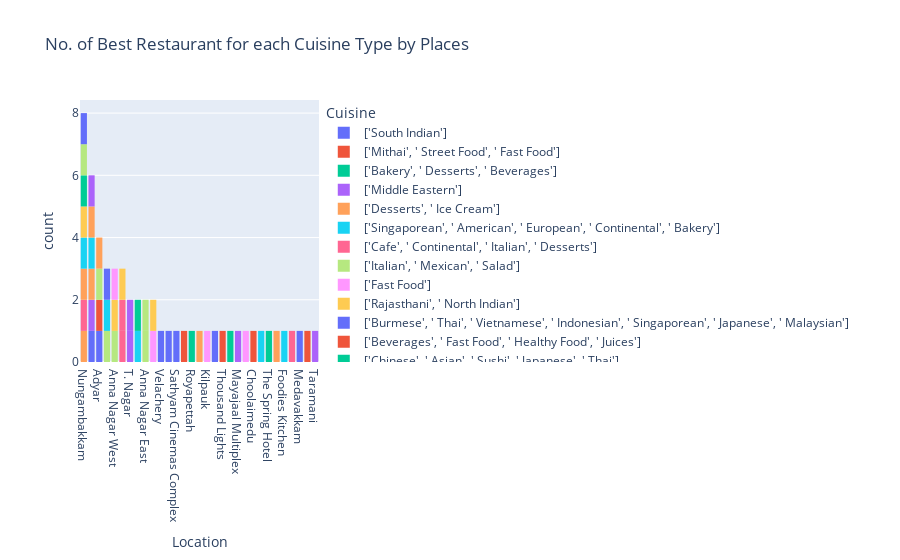

Notebook code cell kept with this figure:
### Code cell
fig = px.histogram(high_dining_df,x = 'Location', color = 'Cuisine',
                  title = 'No. of Best Restaurant for each Cuisine Type by Places').update_xaxes(categoryorder='total descending')
fig.show()

### Figure 1 — Plotly figure (JSON) as saved in the notebook; plotly's stock layout.template omitted (floating-point values rounded to 4 significant figures)
{"data": [{"bingroup": "x", "hovertemplate": "Cuisine=['South Indian']<br>Location=%{x}<br>count=%{y}<extra></extra>", "legendgroup": "['South Indian']", "marker": {"color": "#636efa", "pattern": {"shape": ""}}, "name": "['South Indian']", "orientation": "v", "showlegend": true, "type": "histogram", "x": ["Alwarpet", "Velachery", "Mylapore", "Adyar", "Sathyam Cinemas Complex"], "xaxis": "x", "yaxis": "y"}, {"bingroup": "x", "hovertemplate": "Cuisine=['Mithai', ' Street Food', ' Fast Food']<br>Location=%{x}<br>count=%{y}<extra></extra>", "legendgroup": "['Mithai', ' Street Food', ' Fast Food']", "marker": {"color": "#EF553B", "pattern": {"shape": ""}}, "name": "['Mithai', ' Street Food', ' Fast Food']", "orientation": "v", "showlegend": true, "type": "histogram", "x": ["Chetpet"], "xaxis": "x", "yaxis": "y"}, {"bingroup": "x", "hovertemplate": "Cuisine=['Bakery', ' Desserts', ' Beverages']<br>Location=%{x}<br>count=%{y}<extra></extra>", "legendgroup": "['Bakery', ' Desserts', ' Beverages']", "marker": {"color": "#00cc96", "pattern": {"shape": ""}}, "name": "['Bakery', ' Desserts', ' Beverages']", "orientation": "v", "showlegend": true, "type": "histogram", "x": ["Royapettah"], "xaxis": "x", "yaxis": "y"}, {"bingroup": "x", "hovertemplate": "Cuisine=['Middle Eastern']<br>Location=%{x}<br>count=%{y}<extra></extra>", "legendgroup": "['Middle Eastern']", "marker": {"color": "#ab63fa", "pattern": {"shape": ""}}, "name": "['Middle Eastern']", "orientation": "v", "showlegend": true, "type": "histogram", "x": ["Alwarpet"], "xaxis": "x", "yaxis": "y"}, {"bingroup": "x", "hovertemplate": "Cuisine=['Desserts', ' Ice Cream']<br>Location=%{x}<br>count=%{y}<extra></extra>", "legendgroup": "['Desserts', ' Ice Cream']", "marker": {"color": "#FFA15A", "pattern": {"shape": ""}}, "name": "['Desserts', ' Ice Cream']", "orientation": "v", "showlegend": true, "type": "histogram", "x": ["Nungambakkam", "Alwarpet", "Thuraipakkam"], "xaxis": "x", "yaxis": "y"}, {"bingroup": "x", "hovertemplate": "Cuisine=['Singaporean', ' American', ' European', ' Continental', ' Bakery']<br>Location=%{x}<br>count=%{y}<extra></extra>", "legendgroup": "['Singaporean', ' American', ' European', ' Continental', ' Bakery']", "marker": {"color": "#19d3f3", "pattern": {"shape": ""}}, "name": "['Singaporean', ' American', ' European', ' Continental', ' Bakery']", "orientation": "v", "showlegend": true, "type": "histogram", "x": ["Alwarpet"], "xaxis": "x", "yaxis": "y"}, {"bingroup": "x", "hovertemplate": "Cuisine=['Cafe', ' Continental', ' Italian', ' Desserts']<br>Location=%{x}<br>count=%{y}<extra></extra>", "legendgroup": "['Cafe', ' Continental', ' Italian', ' Desserts']", "marker": {"color": "#FF6692", "pattern": {"shape": ""}}, "name": "['Cafe', ' Continental', ' Italian', ' Desserts']", "orientation": "v", "showlegend": true, "type": "histogram", "x": ["Nungambakkam"], "xaxis": "x", "yaxis": "y"}, {"bingroup": "x", "hovertemplate": "Cuisine=['Italian', ' Mexican', ' Salad']<br>Location=%{x}<br>count=%{y}<extra></extra>", "legendgroup": "['Italian', ' Mexican', ' Salad']", "marker": {"color": "#B6E880", "pattern": {"shape": ""}}, "name": "['Italian', ' Mexican', ' Salad']", "orientation": "v", "showlegend": true, "type": "histogram", "x": ["Besant Nagar", "Anna Nagar West"], "xaxis": "x", "yaxis": "y"}, {"bingroup": "x", "hovertemplate": "Cuisine=['Fast Food']<br>Location=%{x}<br>count=%{y}<extra></extra>", "legendgroup": "['Fast Food']", "marker": {"color": "#FF97FF", "pattern": {"shape": ""}}, "name": "['Fast Food']", "orientation": "v", "showlegend": true, "type": "histogram", "x": ["Kilpauk"], "xaxis": "x", "yaxis": "y"}, {"bingroup": "x", "hovertemplate": "Cuisine=['Rajasthani', ' North Indian']<br>Location=%{x}<br>count=%{y}<extra></extra>", "legendgroup": "['Rajasthani', ' North Indian']", "marker": {"color": "#FECB52", "pattern": {"shape": ""}}, "name": "['Rajasthani', ' North Indian']", "orientation": "v", "showlegend": true, "type": "histogram", "x": ["Anna Nagar West"], "xaxis": "x", "yaxis": "y"}, {"bingroup": "x", "hovertemplate": "Cuisine=['Burmese', ' Thai', ' Vietnamese', ' Indonesian', ' Singaporean', ' Japanese', ' Malaysian']<br>Location=%{x}<br>count=%{y}<extra></extra>", "legendgroup": "['Burmese', ' Thai', ' Vietnamese', ' Indonesian', ' Singaporean', ' Japanese', ' Malaysian']", "marker": {"color": "#636efa", "pattern": {"shape": ""}}, "name": "['Burmese', ' Thai', ' Vietnamese', ' Indonesian', ' Singaporean', ' Japanese', ' Malaysian']", "orientation": "v", "showlegend": true, "type": "histogram", "x": ["Kotturpuram"], "xaxis": "x", "yaxis": "y"}, {"bingroup": "x", "hovertemplate": "Cuisine=['Beverages', ' Fast Food', ' Healthy Food', ' Juices']<br>Location=%{x}<br>count=%{y}<extra></extra>", "legendgroup": "['Beverages', ' Fast Food', ' Healthy Food', ' Juices']", "marker": {"color": "#EF553B", "pattern": {"shape": ""}}, "name": "['Beverages', ' Fast Food', ' Healthy Food', ' Juices']", "orientation": "v", "showlegend": true, "type": "histogram", "x": ["Thousand Lights"], "xaxis": "x", "yaxis": "y"}, {"bingroup": "x", "hovertemplate": "Cuisine=['Chinese', ' Asian', ' Sushi', ' Japanese', ' Thai']<br>Location=%{x}<br>count=%{y}<extra></extra>", "legendgroup": "['Chinese', ' Asian', ' Sushi', ' Japanese', ' Thai']", "marker": {"color": "#00cc96", "pattern": {"shape": ""}}, "name": "['Chinese', ' Asian', ' Sushi', ' Japanese', ' Thai']", "orientation": "v", "showlegend": true, "type": "histogram", "x": ["Phoenix Market City"], "xaxis": "x", "yaxis": "y"}, {"bingroup": "x", "hovertemplate": "Cuisine=['North Indian']<br>Location=%{x}<br>count=%{y}<extra></extra>", "legendgroup": "['North Indian']", "marker": {"color": "#ab63fa", "pattern": {"shape": ""}}, "name": "['North Indian']", "orientation": "v", "showlegend": true, "type": "histogram", "x": ["Mayajaal Multiplex", "T. Nagar"], "xaxis": "x", "yaxis": "y"}, {"bingroup": "x", "hovertemplate": "Cuisine=['North Indian', ' South Indian', ' Chinese', ' Asian', ' Fast Food', ' Desserts', ' Beverages']<br>Location=%{x}<br>count=%{y}<extra></extra>", "legendgroup": "['North Indian', ' South Indian', ' Chinese', ' Asian', ' Fast Food', ' Desserts', ' Beverages']", "marker": {"color": "#FFA15A", "pattern": {"shape": ""}}, "name": "['North Indian', ' South Indian', ' Chinese', ' Asian', ' Fast Food', ' Desserts', ' Beverages']", "orientation": "v", "showlegend": true, "type": "histogram", "x": ["Nungambakkam"], "xaxis": "x", "yaxis": "y"}, {"bingroup": "x", "hovertemplate": "Cuisine=['Cafe', ' Continental', ' Italian', ' Desserts', ' Beverages']<br>Location=%{x}<br>count=%{y}<extra></extra>", "legendgroup": "['Cafe', ' Continental', ' Italian', ' Desserts', ' Beverages']", "marker": {"color": "#19d3f3", "pattern": {"shape": ""}}, "name": "['Cafe', ' Continental', ' Italian', ' Desserts', ' Beverages']", "orientation": "v", "showlegend": true, "type": "histogram", "x": ["Nungambakkam", "Besant Nagar", "Teynampet"], "xaxis": "x", "yaxis": "y"}, {"bingroup": "x", "hovertemplate": "Cuisine=['Chinese', ' Konkan', ' Momos']<br>Location=%{x}<br>count=%{y}<extra></extra>", "legendgroup": "['Chinese', ' Konkan', ' Momos']", "marker": {"color": "#FF6692", "pattern": {"shape": ""}}, "name": "['Chinese', ' Konkan', ' Momos']", "orientation": "v", "showlegend": true, "type": "histogram", "x": ["Egmore"], "xaxis": "x", "yaxis": "y"}, {"bingroup": "x", "hovertemplate": "Cuisine=['Arabian', ' Mughlai', ' North Indian', ' Biryani']<br>Location=%{x}<br>count=%{y}<extra></extra>", "legendgroup": "['Arabian', ' Mughlai', ' North Indian', ' Biryani']", "marker": {"color": "#B6E880", "pattern": {"shape": ""}}, "name": "['Arabian', ' Mughlai', ' North Indian', ' Biryani']", "orientation": "v", "showlegend": true, "type": "histogram", "x": ["Anna Nagar East"], "xaxis": "x", "yaxis": "y"}, {"bingroup": "x", "hovertemplate": "Cuisine=['Sandwich', ' Fast Food', ' Beverages']<br>Location=%{x}<br>count=%{y}<extra></extra>", "legendgroup": "['Sandwich', ' Fast Food', ' Beverages']", "marker": {"color": "#FF97FF", "pattern": {"shape": ""}}, "name": "['Sandwich', ' Fast Food', ' Beverages']", "orientation": "v", "showlegend": true, "type": "histogram", "x": ["West Mambalam"], "xaxis": "x", "yaxis": "y"}, {"bingroup": "x", "hovertemplate": "Cuisine=['North Indian', ' Desserts', ' Beverages']<br>Location=%{x}<br>count=%{y}<extra></extra>", "legendgroup": "['North Indian', ' Desserts', ' Beverages']", "marker": {"color": "#FECB52", "pattern": {"shape": ""}}, "name": "['North Indian', ' Desserts', ' Beverages']", "orientation": "v", "showlegend": true, "type": "histogram", "x": ["Nungambakkam"], "xaxis": "x", "yaxis": "y"}, {"bingroup": "x", "hovertemplate": "Cuisine=['Burger', ' Fast Food', ' Beverages']<br>Location=%{x}<br>count=%{y}<extra></extra>", "legendgroup": "['Burger', ' Fast Food', ' Beverages']", "marker": {"color": "#636efa", "pattern": {"shape": ""}}, "name": "['Burger', ' Fast Food', ' Beverages']", "orientation": "v", "showlegend": true, "type": "histogram", "x": ["Besant Nagar"], "xaxis": "x", "yaxis": "y"}, {"bingroup": "x", "hovertemplate": "Cuisine=['Momos', ' Chinese']<br>Location=%{x}<br>count=%{y}<extra></extra>", "legendgroup": "['Momos', ' Chinese']", "marker": {"color": "#EF553B", "pattern": {"shape": ""}}, "name": "['Momos', ' Chinese']", "orientation": "v", "showlegend": true, "type": "histogram", "x": ["Choolaimedu"], "xaxis": "x", "yaxis": "y"}, {"bingroup": "x", "hovertemplate": "Cuisine=['North Indian', ' Maharashtrian', ' Modern Indian', ' Beverages']<br>Location=%{x}<br>count=%{y}<extra></extra>", "legendgroup": "['North Indian', ' Maharashtrian', ' Modern Indian', ' Beverages']", "marker": {"color": "#00cc96", "pattern": {"shape": ""}}, "name": "['North Indian', ' Maharashtrian', ' Modern Indian', ' Beverages']", "orientation": "v", "showlegend": true, "type": "histogram", "x": ["Nungambakkam"], "xaxis": "x", "yaxis": "y"}, {"bingroup": "x", "hovertemplate": "Cuisine=['Fast Food', ' Italian', ' Salad']<br>Location=%{x}<br>count=%{y}<extra></extra>", "legendgroup": "['Fast Food', ' Italian', ' Salad']", "marker": {"color": "#ab63fa", "pattern": {"shape": ""}}, "name": "['Fast Food', ' Italian', ' Salad']", "orientation": "v", "showlegend": true, "type": "histogram", "x": ["T. Nagar"], "xaxis": "x", "yaxis": "y"}, {"bingroup": "x", "hovertemplate": "Cuisine=['Fast Food', ' Desserts', ' Beverages']<br>Location=%{x}<br>count=%{y}<extra></extra>", "legendgroup": "['Fast Food', ' Desserts', ' Beverages']", "marker": {"color": "#FFA15A", "pattern": {"shape": ""}}, "name": "['Fast Food', ' Desserts', ' Beverages']", "orientation": "v", "showlegend": true, "type": "histogram", "x": ["Alwarpet"], "xaxis": "x", "yaxis": "y"}, {"bingroup": "x", "hovertemplate": "Cuisine=['Italian', ' Continental', ' Burger', ' Sandwich', ' Wraps', ' Kerala', ' North Indian', ' South Indian']<br>Location=%{x}<br>count=%{y}<extra></extra>", "legendgroup": "['Italian', ' Continental', ' Burger', ' Sandwich', ' Wraps', ' Kerala', ' North Indian', ' South Indian']", "marker": {"color": "#19d3f3", "pattern": {"shape": ""}}, "name": "['Italian', ' Continental', ' Burger', ' Sandwich', ' Wraps', ' Kerala', ' North Indian', ' South Indian']", "orientation": "v", "showlegend": true, "type": "histogram", "x": ["Kanathur"], "xaxis": "x", "yaxis": "y"}, {"bingroup": "x", "hovertemplate": "Cuisine=['Kebab', ' Rolls', ' Mughlai']<br>Location=%{x}<br>count=%{y}<extra></extra>", "legendgroup": "['Kebab', ' Rolls', ' Mughlai']", "marker": {"color": "#FF6692", "pattern": {"shape": ""}}, "name": "['Kebab', ' Rolls', ' Mughlai']", "orientation": "v", "showlegend": true, "type": "histogram", "x": ["Egmore"], "xaxis": "x", "yaxis": "y"}, {"bingroup": "x", "hovertemplate": "Cuisine=['Seafood', ' North Indian', ' Chinese']<br>Location=%{x}<br>count=%{y}<extra></extra>", "legendgroup": "['Seafood', ' North Indian', ' Chinese']", "marker": {"color": "#B6E880", "pattern": {"shape": ""}}, "name": "['Seafood', ' North Indian', ' Chinese']", "orientation": "v", "showlegend": true, "type": "histogram", "x": ["Nungambakkam"], "xaxis": "x", "yaxis": "y"}, {"bingroup": "x", "hovertemplate": "Cuisine=['Asian', ' Chinese', ' Beverages']<br>Location=%{x}<br>count=%{y}<extra></extra>", "legendgroup": "['Asian', ' Chinese', ' Beverages']", "marker": {"color": "#FF97FF", "pattern": {"shape": ""}}, "name": "['Asian', ' Chinese', ' Beverages']", "orientation": "v", "showlegend": true, "type": "histogram", "x": ["Gopalapuram"], "xaxis": "x", "yaxis": "y"}, {"bingroup": "x", "hovertemplate": "Cuisine=['Finger Food', ' Seafood', ' Italian', ' Continental']<br>Location=%{x}<br>count=%{y}<extra></extra>", "legendgroup": "['Finger Food', ' Seafood', ' Italian', ' Continental']", "marker": {"color": "#FECB52", "pattern": {"shape": ""}}, "name": "['Finger Food', ' Seafood', ' Italian', ' Continental']", "orientation": "v", "showlegend": true, "type": "histogram", "x": ["Gopalapuram"], "xaxis": "x", "yaxis": "y"}, {"bingroup": "x", "hovertemplate": "Cuisine=['Ice Cream', ' Desserts', ' Beverages']<br>Location=%{x}<br>count=%{y}<extra></extra>", "legendgroup": "['Ice Cream', ' Desserts', ' Beverages']", "marker": {"color": "#636efa", "pattern": {"shape": ""}}, "name": "['Ice Cream', ' Desserts', ' Beverages']", "orientation": "v", "showlegend": true, "type": "histogram", "x": ["Nungambakkam"], "xaxis": "x", "yaxis": "y"}, {"bingroup": "x", "hovertemplate": "Cuisine=['North Indian', ' Chettinad', ' Mughlai', ' Desserts', ' Beverages']<br>Location=%{x}<br>count=%{y}<extra></extra>", "legendgroup": "['North Indian', ' Chettinad', ' Mughlai', ' Desserts', ' Beverages']", "marker": {"color": "#EF553B", "pattern": {"shape": ""}}, "name": "['North Indian', ' Chettinad', ' Mughlai', ' Desserts', ' Beverages']", "orientation": "v", "showlegend": true, "type": "histogram", "x": ["Adyar"], "xaxis": "x", "yaxis": "y"}, {"bingroup": "x", "hovertemplate": "Cuisine=['Momos', ' Asian', ' Chinese', ' Sushi']<br>Location=%{x}<br>count=%{y}<extra></extra>", "legendgroup": "['Momos', ' Asian', ' Chinese', ' Sushi']", "marker": {"color": "#00cc96", "pattern": {"shape": ""}}, "name": "['Momos', ' Asian', ' Chinese', ' Sushi']", "orientation": "v", "showlegend": true, "type": "histogram", "x": ["The Spring Hotel"], "xaxis": "x", "yaxis": "y"}, {"bingroup": "x", "hovertemplate": "Cuisine=['Thai']<br>Location=%{x}<br>count=%{y}<extra></extra>", "legendgroup": "['Thai']", "marker": {"color": "#ab63fa", "pattern": {"shape": ""}}, "name": "['Thai']", "orientation": "v", "showlegend": true, "type": "histogram", "x": ["Alwarpet"], "xaxis": "x", "yaxis": "y"}, {"bingroup": "x", "hovertemplate": "Cuisine=['Desserts', ' Beverages']<br>Location=%{x}<br>count=%{y}<extra></extra>", "legendgroup": "['Desserts', ' Beverages']", "marker": {"color": "#FFA15A", "pattern": {"shape": ""}}, "name": "['Desserts', ' Beverages']", "orientation": "v", "showlegend": true, "type": "histogram", "x": ["Express Avenue Mall"], "xaxis": "x", "yaxis": "y"}, {"bingroup": "x", "hovertemplate": "Cuisine=['Thai', ' Asian']<br>Location=%{x}<br>count=%{y}<extra></extra>", "legendgroup": "['Thai', ' Asian']", "marker": {"color": "#19d3f3", "pattern": {"shape": ""}}, "name": "['Thai', ' Asian']", "orientation": "v", "showlegend": true, "type": "histogram", "x": ["Foodies Kitchen"], "xaxis": "x", "yaxis": "y"}, {"bingroup": "x", "hovertemplate": "Cuisine=['Japanese']<br>Location=%{x}<br>count=%{y}<extra></extra>", "legendgroup": "['Japanese']", "marker": {"color": "#FF6692", "pattern": {"shape": ""}}, "name": "['Japanese']", "orientation": "v", "showlegend": true, "type": "histogram", "x": ["Vadapalani"], "xaxis": "x", "yaxis": "y"}, {"bingroup": "x", "hovertemplate": "Cuisine=['Ice Cream']<br>Location=%{x}<br>count=%{y}<extra></extra>", "legendgroup": "['Ice Cream']", "marker": {"color": "#B6E880", "pattern": {"shape": ""}}, "name": "['Ice Cream']", "orientation": "v", "showlegend": true, "type": "histogram", "x": ["Adyar", "Anna Nagar East"], "xaxis": "x", "yaxis": "y"}, {"bingroup": "x", "hovertemplate": "Cuisine=['Asian', ' Chinese', ' Middle Eastern']<br>Location=%{x}<br>count=%{y}<extra></extra>", "legendgroup": "['Asian', ' Chinese', ' Middle Eastern']", "marker": {"color": "#FF97FF", "pattern": {"shape": ""}}, "name": "['Asian', ' Chinese', ' Middle Eastern']", "orientation": "v", "showlegend": true, "type": "histogram", "x": ["Anna Nagar West"], "xaxis": "x", "yaxis": "y"}, {"bingroup": "x", "hovertemplate": "Cuisine=['Ice Cream', ' Desserts']<br>Location=%{x}<br>count=%{y}<extra></extra>", "legendgroup": "['Ice Cream', ' Desserts']", "marker": {"color": "#FECB52", "pattern": {"shape": ""}}, "name": "['Ice Cream', ' Desserts']", "orientation": "v", "showlegend": true, "type": "histogram", "x": ["Egmore"], "xaxis": "x", "yaxis": "y"}, {"bingroup": "x", "hovertemplate": "Cuisine=['North Indian', ' Chinese', ' Arabian', ' BBQ', ' Biryani', ' Beverages']<br>Location=%{x}<br>count=%{y}<extra></extra>", "legendgroup": "['North Indian', ' Chinese', ' Arabian', ' BBQ', ' Biryani', ' Beverages']", "marker": {"color": "#636efa", "pattern": {"shape": ""}}, "name": "['North Indian', ' Chinese', ' Arabian', ' BBQ', ' Biryani', ' Beverages']", "orientation": "v", "showlegend": true, "type": "histogram", "x": ["Medavakkam"], "xaxis": "x", "yaxis": "y"}, {"bingroup": "x", "hovertemplate": "Cuisine=['South Indian', ' Chinese', ' Street Food', ' Beverages']<br>Location=%{x}<br>count=%{y}<extra></extra>", "legendgroup": "['South Indian', ' Chinese', ' Street Food', ' Beverages']", "marker": {"color": "#EF553B", "pattern": {"shape": ""}}, "name": "['South Indian', ' Chinese', ' Street Food', ' Beverages']", "orientation": "v", "showlegend": true, "type": "histogram", "x": ["Triplicane"], "xaxis": "x", "yaxis": "y"}, {"bingroup": "x", "hovertemplate": "Cuisine=['Cafe', ' American', ' Fast Food']<br>Location=%{x}<br>count=%{y}<extra></extra>", "legendgroup": "['Cafe', ' American', ' Fast Food']", "marker": {"color": "#00cc96", "pattern": {"shape": ""}}, "name": "['Cafe', ' American', ' Fast Food']", "orientation": "v", "showlegend": true, "type": "histogram", "x": ["Teynampet"], "xaxis": "x", "yaxis": "y"}, {"bingroup": "x", "hovertemplate": "Cuisine=['Cafe', ' American']<br>Location=%{x}<br>count=%{y}<extra></extra>", "legendgroup": "['Cafe', ' American']", "marker": {"color": "#ab63fa", "pattern": {"shape": ""}}, "name": "['Cafe', ' American']", "orientation": "v", "showlegend": true, "type": "histogram", "x": ["Taramani"], "xaxis": "x", "yaxis": "y"}, {"bingroup": "x", "hovertemplate": "Cuisine=['Chinese', ' Thai']<br>Location=%{x}<br>count=%{y}<extra></extra>", "legendgroup": "['Chinese', ' Thai']", "marker": {"color": "#FFA15A", "pattern": {"shape": ""}}, "name": "['Chinese', ' Thai']", "orientation": "v", "showlegend": true, "type": "histogram", "x": ["Adyar"], "xaxis": "x", "yaxis": "y"}], "layout": {"barmode": "relative", "legend": {"title": {"text": "Cuisine"}, "tracegroupgap": 0}, "title": {"text": "No. of Best Restaurant for each Cuisine Type by Places"}, "xaxis": {"anchor": "y", "categoryorder": "total descending", "domain": [0, 1], "title": {"text": "Location"}}, "yaxis": {"anchor": "x", "domain": [0, 1], "title": {"text": "count"}}}}
